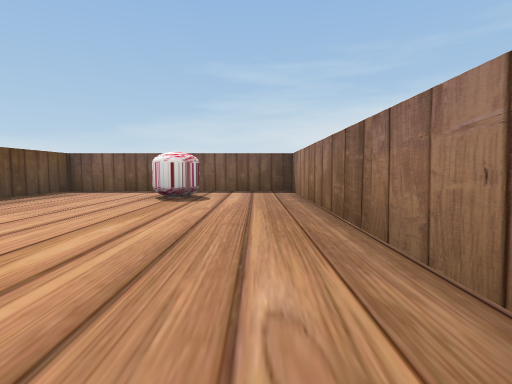
[1] (above)

17 first-person views from a walk through a scene from a Unity 3-D project. The camera is 0.38 m above the floor, tilts 4° down and sees 80° across. The floor is counted in squares, 1 m on a side. Each view is taken from the middle of a square. On the plan, view 1 faces up. The plan holds only what a view shows up to about 9 squares ahead; the rest is blank.

[2]
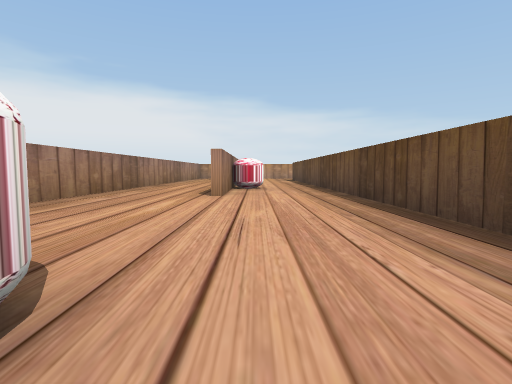

[3]
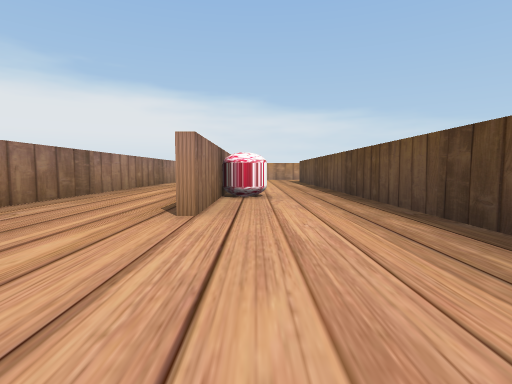

[4]
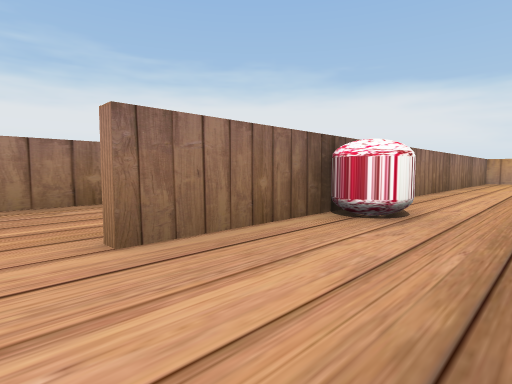

[5]
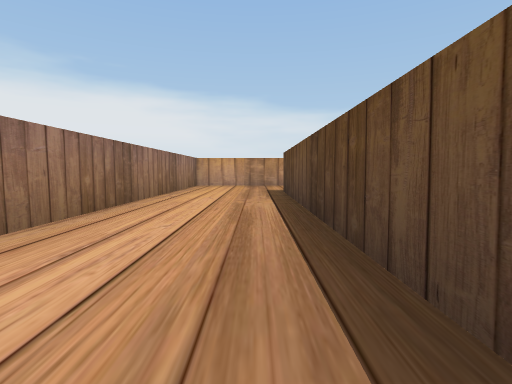

[6]
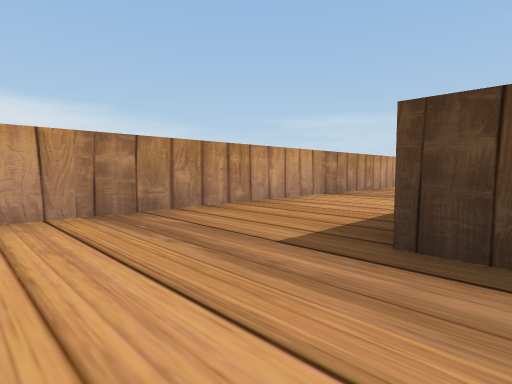

[7]
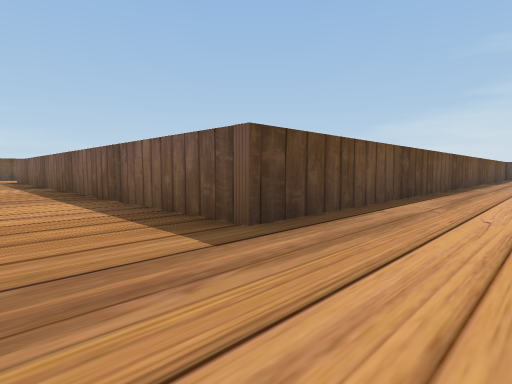

[8]
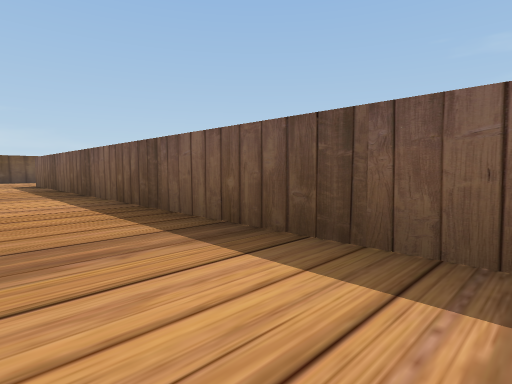

[9]
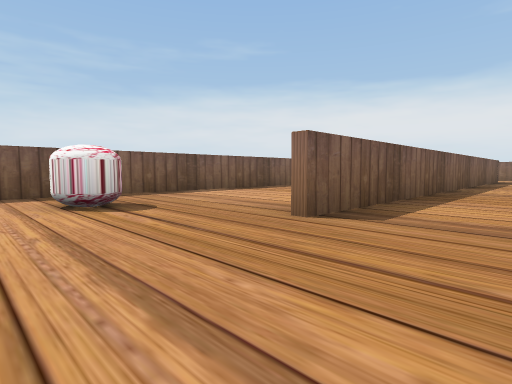

[10]
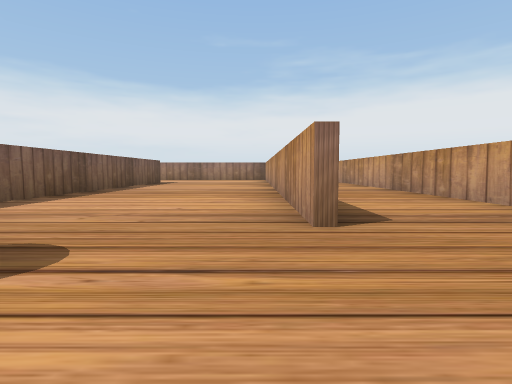

[11]
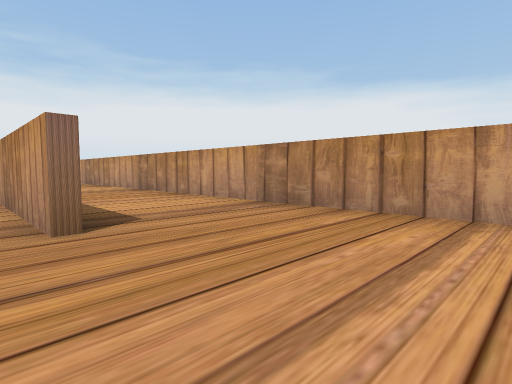

[12]
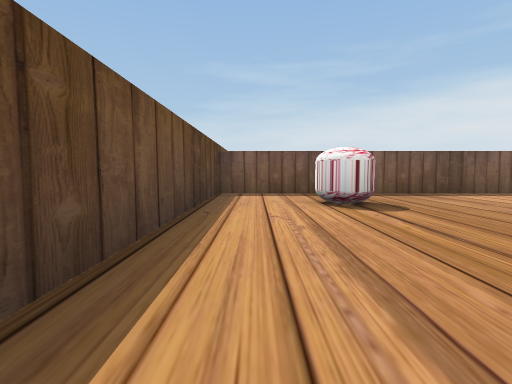

[13]
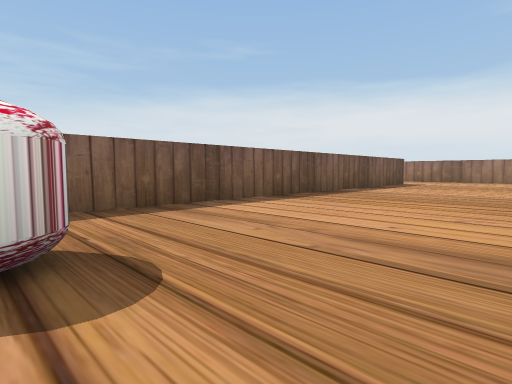

[14]
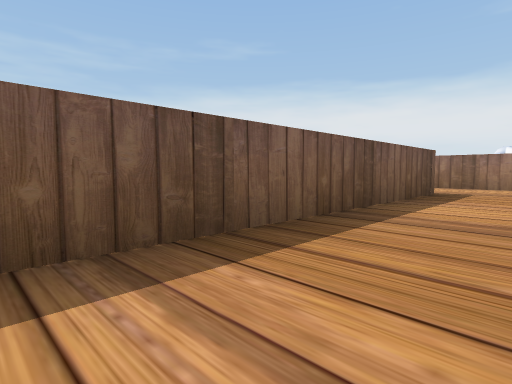

[15]
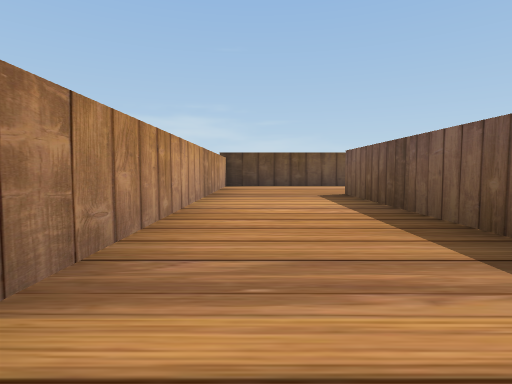

[16]
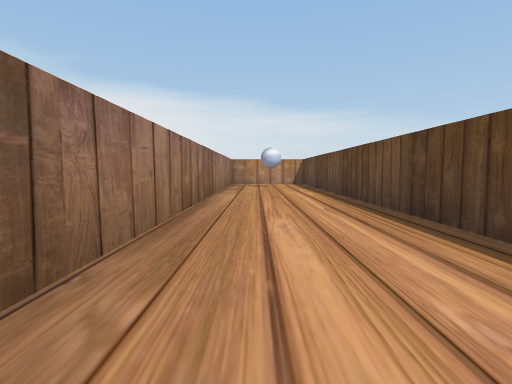

[17]
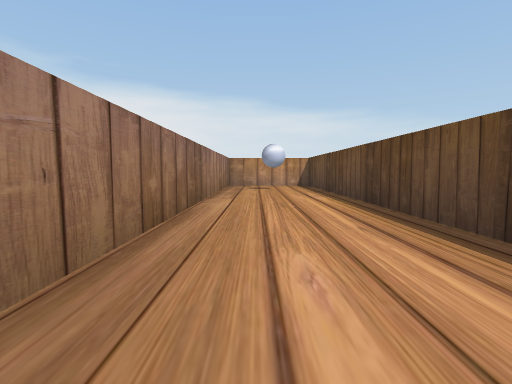

### Floor plan
Ten units are one square. View 1 is at (0, 0); x grows to the right and y downward. Boxes are objects, and circles mark ways between rooms. Rooms are numbered by the first view taken in them; rooms with no view inside come last. Other rooms are left out.
<svg viewBox="-171 -62 183 164">
<path fill="none" stroke="#000" d="M-13 25 -13 97 7 97 7 -57 -35 -57 -35 76 -140 76M-15 19 -15 -5M-166 85 -166 97 -15 97 -15 38M-140 74 -70 74M-60 39 -166 39 -166 85M-37 60 -37 55"/>
<rect x="-25" y="5" width="10" height="20" fill="#bbb"><title>other object</title></rect>
<rect x="-15" y="-55" width="10" height="20" fill="#bbb"><title>other object</title></rect>
<rect x="-5" y="75" width="10" height="10" fill="#bbb"><title>ball</title></rect>
<rect x="-155" y="45" width="10" height="20" fill="#bbb"><title>other object</title></rect>
<circle cx="-155" cy="75" r="3" fill="#2a7"/>
<text x="-30" y="30">1</text>
<text x="-110" y="60">2</text>
</svg>
Room 1 opens to room 2.

Where each view was taken, in squares from view 1:
view 1: 0 up, 0 right, facing up
view 2: 5 up, 2 left, facing down
view 3: 3 up, 2 left, facing down
view 4: 1 up, 3 left, facing down-right
view 5: 2 down, 3 left, facing down
view 6: 7 down, 2 left, facing down-left
view 7: 9 down, 2 left, facing up-left
view 8: 9 down, 5 left, facing up-left
view 9: 9 down, 16 left, facing up-right
view 10: 7 down, 16 left, facing right
view 11: 7 down, 16 left, facing down-right
view 12: 9 down, 16 left, facing up
view 13: 7 down, 15 left, facing up-right
view 14: 9 down, 9 left, facing up-right
view 15: 9 down, 9 left, facing left
view 16: 1 down, 0 right, facing down
view 17: 2 down, 0 right, facing down
